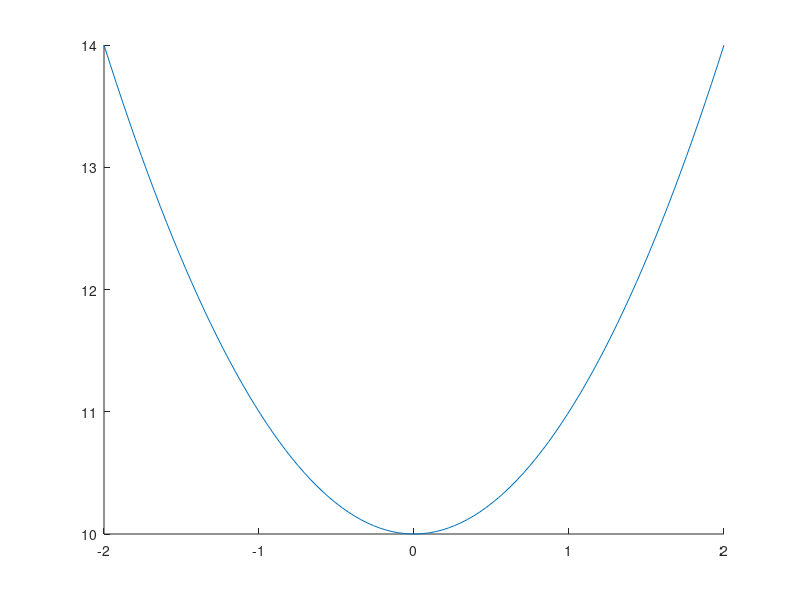

Here is the MATLAB script that generated this plot:
figure(1);
hold on
point=100;
x=linspace(-2,2,point);
for i=1:100
    y(i,1)=x(i).^2+10;
end
yStd=std(y);
yMean=mean(y);
plot(x,y);
